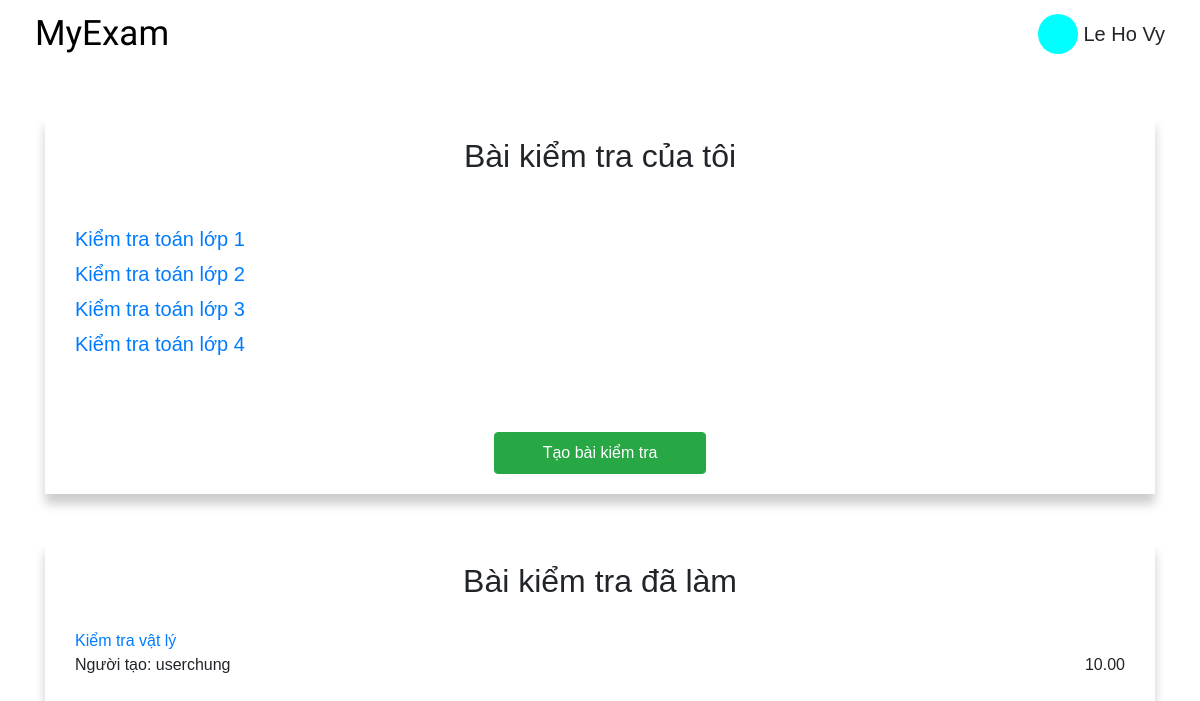
Page /home/user=levy/my-test/ (signed in) on the committed database.
### home/models.py (models this page shows, shortened)
class Exam(models.Model):
    key = models.ForeignKey( User ,on_delete = models.CASCADE)
    examName = models.CharField(max_length= 200, default= "")
    dateCreate = models.DateField(default = datetime.now,blank = True, editable = False)

class Point(models.Model):
    key1 = models.ForeignKey(User, on_delete = models.CASCADE)
    key2 = models.ForeignKey(Exam, on_delete= models.CASCADE)
    point = models.DecimalField(max_digits= 4, decimal_places= 2, default= 0)
    name = "Ng lam bai: {}, Bai: {}, Diem: {}"

### home/views.py (the view)
# urls.py: path('home/user=<str:username>/my-test/', views.myTest, name= "my-test"),
def myTest(request, username):
    user = request.session.get('user', None)
    print(user)
    if user is None or user == '' or user == []:
        return redirect(reverse('sign-in'))
    user = User.objects.get(username = username)
    my_exams = Exam.objects.filter(key=user)
    my_exams_context = []
    for exam in my_exams:
        my_exams_context.append(exam.examName)
    if my_exams_context == []:
        my_exams_context = 'none'
    do_exams = Exam.objects.exclude(key = user)# lấy ra những exams không phải do user có này tạo ra
    done_exams_context = []
    for exam in do_exams:
        creator = exam.key
        score_obj = []
        for score in Point.objects.filter(key1 = user,key2 = exam):
            score_obj.append(score)
        score = None
        if score_obj ==[]:
            pass
        else:
            scores = []# lấy điểm số lớn nhất
            for item in score_obj:
                scores.append(item.point)
            score = max(scores)
            done_exams_context.append({
                "creator":creator.username,
                "exam":exam.examName,
                "score":score,
            })
    if done_exams_context == []:
        done_exams_context = 'none'
    print(my_exams_context)
    context = {
        "user": user,
        "my_exams":my_exams_context,
        "done_exams":done_exams_context,
    }
    return render(request,"home/my-test.html",{"context":context})

### home/templates/home/my-test.html (shortened to what this page needs)
{% extends "home/base/base-home.html" %}
{% block name %}
{{context.user.first_name}} {{context.user.last_name}}
{% endblock %}
{% block my-home %}
    {% url 'home' context.user.username %}
{% endblock %}
{% block content %}
    <div class="container pb-5">
        <div class="test-section mt-5">
            <h2 class="text-center mb-4">Bài kiểm tra của tôi</h2>
            {% if context.my_exams == 'none' %}
                <h3 class="text-center">Bạn chưa có bài kiểm tra nào </h3>
            {% else %}
                <div class="my-exam">
                    {% for exam in context.my_exams %}
                        <a href="{% url 'list-question' context.user.username exam %}" class="my-exam__exam">{{ exam }}</a>
                    {% endfor %}
                </div>
            {% endif %}
            <div class="d-flex justify-content-center mt-5">
                <button type="button" class="btn btn-success px-5 py-2" id="createTestBtn" data-toggle="modal" data-target="#myModal">Tạo bài kiểm tra</a>
            </div>
        </div>
        <div class="test-section mt-5">
            <h2 class="text-center mb-4">Bài kiểm tra đã làm</h2>
            {% if context.done_exams == 'none' %}
                <h3 class="text-center"> Bạn chưa làm bài kiểm tra nào cả</h3>
                <div class="d-flex justify-content-center mt-3">
                    <a href="{% url 'home' context.user.username %}" class="btn btn-primary px-5 py-2">Quay lại trang chủ</a>
                </div>
            {% else %}
                {% for exam in context.done_exams %}
                <div class="test-component">
                    <a href="{%url 'do-test' context.user.username exam.exam %}" class="test-name">{{exam.exam}}</a>
                    <div class="test-info">
                        <p class="test-owner">Người tạo: {{exam.creator}}</p>
                        <p class="test-date">{{exam.score}}</p>
                    </div>
                </div>
                {% endfor %}
            {% endif %}
        </div>
    </div>
{% endblock %}

### home/static/home/css/style.css (style rules this page uses)
:root { --color-primary-light:#00e8e8; }
* { font-family: Arial, Helvetica, sans-serif; margin:0; padding:0; box-sizing: border-box; }
.test-section { padding: 20px; box-shadow: 0px 10px 10px rgba(0,0,0,.2); }
.test-component { margin-bottom: 10px; padding: 5px 10px; }
.test-info { display:flex; justify-content: space-between; }
.my-exam__exam { margin: 5px 0; display:block !important; font-size:20px !important; transition: all .2s linear; border-radius: 2px; }
.my-exam { padding: 20px 10px; max-height: 200px !important; overflow-y: scroll; }

### rows in the picture
Exam: my_exams "Kiểm tra toán lớp 1"
Exam: my_exams "Kiểm tra toán lớp 2"
Exam: my_exams "Kiểm tra toán lớp 3"
Exam: my_exams "Kiểm tra toán lớp 4"
Exam: exam "Kiểm tra vật lý"
Point: score "10.00"

### other values in the picture
{{ context.user.first_name }} "Le Ho"
{{ context.user.last_name }} "Vy"
{{ exam.creator }} "userchung"
